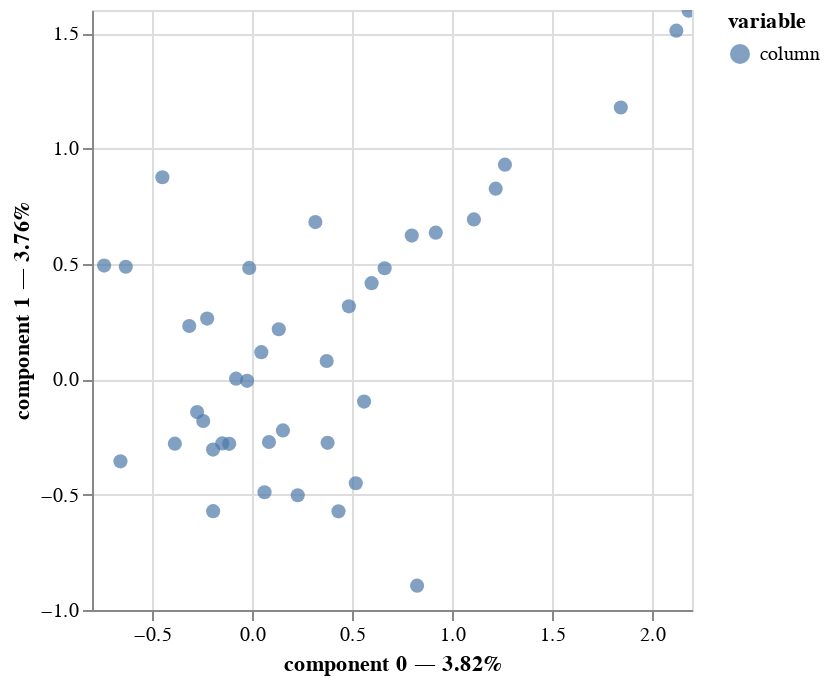

The cell this chart's notebook holds for it:
### Code cell
import prince

mca = prince.MCA(
    n_components=2,
    n_iter=100,
    copy=True,
    check_input=True,
    engine='sklearn',
    random_state=42,
    one_hot=False
)

mca_data = mca.fit_transform(data_25h_indep)

mca.plot(
    data_25h_indep,
    x_component=0,
    y_component=1,
    show_column_markers=True,
    show_row_markers=False,
    show_column_labels=False,
    show_row_labels=False
)

# mca.row_coordinates(data_25h_indep)

### Figure 1 — Vega-Lite specification as saved in the notebook (floating-point values rounded to 4 significant figures)
{"config": {"view": {"continuousWidth": 300, "continuousHeight": 300}}, "layer": [{"mark": {"type": "circle", "size": 50}, "encoding": {"color": {"field": "variable", "type": "nominal"}, "tooltip": [{"field": "variable", "type": "nominal"}, {"field": "value", "type": "nominal"}, {"field": "component 0", "type": "quantitative"}, {"field": "component 1", "type": "quantitative"}], "x": {"axis": {"title": "component 0 — 3.82%"}, "field": "component 0", "scale": {"zero": false}, "type": "quantitative"}, "y": {"axis": {"title": "component 1 — 3.76%"}, "field": "component 1", "scale": {"zero": false}, "type": "quantitative"}}, "name": "view_11"}], "data": {"name": "data-75076f979509ab0b36cf6998e74adcf1"}, "params": [{"name": "param_11", "select": {"type": "interval", "encodings": ["x", "y"]}, "bind": "scales", "views": ["view_11"]}], "$schema": "https://vega.github.io/schema/vega-lite/v5.17.0.json", "datasets": {"data-75076f979509ab0b36cf6998e74adcf1": [{"component 0": -0.6578, "component 1": -0.3557, "variable": "column", "value": "Female", "label": "Female"}, {"component 0": 0.9189, "component 1": 0.635, "variable": "column", "value": "self_employed", "label": "self_employed"}, {"component 0": -0.07968, "component 1": 0.002418, "variable": "column", "value": "Coping_Struggles", "label": "Coping_Struggles"}, {"component 0": 0.4324, "component 1": -0.5724, "variable": "column", "value": "Occupation_Business", "label": "Occupation_Business"}, {"component 0": 0.2287, "component 1": -0.5027, "variable": "column", "value": "Occupation_Corporate", "label": "Occupation_Corporate"}, {"component 0": 0.3169, "component 1": 0.6809, "variable": "column", "value": "Occupation_Housewife", "label": "Occupation_Housewife"}, {"component 0": -0.1139, "component 1": -0.2798, "variable": "column", "value": "Occupation_Others", "label": "Occupation_Others"}, {"component 0": -0.7394, "component 1": 0.4924, "variable": "column", "value": "Occupation_Student", "label": "Occupation_Student"}, {"component 0": 0.5604, "component 1": -0.09697, "variable": "column", "value": "Days_Indoors_1_14_days", "label": "Days_Indoors_1_14_days"}, {"component 0": 0.0466, "component 1": 0.1173, "variable": "column", "value": "Days_Indoors_15_30_days", "label": "Days_Indoors_15_30_days"}, {"component 0": -0.1943, "component 1": -0.5718, "variable": "column", "value": "Days_Indoors_31_60_days", "label": "Days_Indoors_31_60_days"}, {"component 0": -0.448, "component 1": 0.8751, "variable": "column", "value": "Days_Indoors_go_out_every_day", "label": "Days_Indoors_go_out_every_day"}, {"component 0": 0.08486, "component 1": -0.2722, "variable": "column", "value": "Days_Indoors_more_than_2_months", "label": "Days_Indoors_more_than_2_months"}, {"component 0": -0.01387, "component 1": 0.4823, "variable": "column", "value": "Growing_Stress_Maybe", "label": "Growing_Stress_Maybe"}, {"component 0": 0.0626, "component 1": -0.4896, "variable": "column", "value": "Growing_Stress_Yes", "label": "Growing_Stress_Yes"}, {"component 0": -0.1487, "component 1": -0.2782, "variable": "column", "value": "Changes_Habits_Maybe", "label": "Changes_Habits_Maybe"}, {"component 0": 0.1339, "component 1": 0.2165, "variable": "column", "value": "Changes_Habits_Yes", "label": "Changes_Habits_Yes"}, {"component 0": -0.631, "component 1": 0.4875, "variable": "column", "value": "Mood_Swings_High", "label": "Mood_Swings_High"}, {"component 0": 0.5189, "component 1": -0.4509, "variable": "column", "value": "Mood_Swings_Medium", "label": "Mood_Swings_Medium"}, {"component 0": 0.1547, "component 1": -0.2219, "variable": "column", "value": "Work_Interest_Maybe", "label": "Work_Interest_Maybe"}, {"component 0": -0.2241, "component 1": 0.2628, "variable": "column", "value": "Work_Interest_Yes", "label": "Work_Interest_Yes"}, {"component 0": -0.3136, "component 1": 0.2306, "variable": "column", "value": "Social_Weakness_Maybe", "label": "Social_Weakness_Maybe"}, {"component 0": 0.3779, "component 1": -0.2755, "variable": "column", "value": "Social_Weakness_Yes", "label": "Social_Weakness_Yes"}, {"component 0": 0.4845, "component 1": 0.316, "variable": "column", "value": "mental_health_interview_Maybe", "label": "mental_health_interview_Maybe"}, {"component 0": 0.598, "component 1": 0.4164, "variable": "column", "value": "mental_health_interview_Yes", "label": "mental_health_interview_Yes"}, {"component 0": -0.02435, "component 1": -0.007045, "variable": "column", "value": "care_options_Not sure", "label": "care_options_Not sure"}, {"component 0": -0.2438, "component 1": -0.181, "variable": "column", "value": "care_options_Yes", "label": "care_options_Yes"}, {"component 0": -0.2744, "component 1": -0.1423, "variable": "column", "value": "Australia_and_New_Zealand", "label": "Australia_and_New_Zealand"}, {"component 0": 2.183, "component 1": 1.597, "variable": "column", "value": "Central_America", "label": "Central_America"}, {"component 0": 0.799, "component 1": 0.6224, "variable": "column", "value": "Eastern_Europe", "label": "Eastern_Europe"}, {"component 0": -0.3857, "component 1": -0.2792, "variable": "column", "value": "Northern_America", "label": "Northern_America"}, {"component 0": 0.6632, "component 1": 0.4808, "variable": "column", "value": "Northern_Europe", "label": "Northern_Europe"}, {"component 0": 1.844, "component 1": 1.178, "variable": "column", "value": "South_America", "label": "South_America"}, {"component 0": 2.122, "component 1": 1.511, "variable": "column", "value": "Southeastern_Asia", "label": "Southeastern_Asia"}, {"component 0": -0.1948, "component 1": -0.305, "variable": "column", "value": "Southern_Africa", "label": "Southern_Africa"}, {"component 0": 1.265, "component 1": 0.9299, "variable": "column", "value": "Southern_Asia", "label": "Southern_Asia"}, {"component 0": 1.109, "component 1": 0.6925, "variable": "column", "value": "Southern_Europe", "label": "Southern_Europe"}, {"component 0": 0.8255, "component 1": -0.8946, "variable": "column", "value": "Western_Africa", "label": "Western_Africa"}, {"component 0": 0.3736, "component 1": 0.07903, "variable": "column", "value": "Western_Asia", "label": "Western_Asia"}, {"component 0": 1.218, "component 1": 0.8257, "variable": "column", "value": "Western_Europe", "label": "Western_Europe"}]}}
